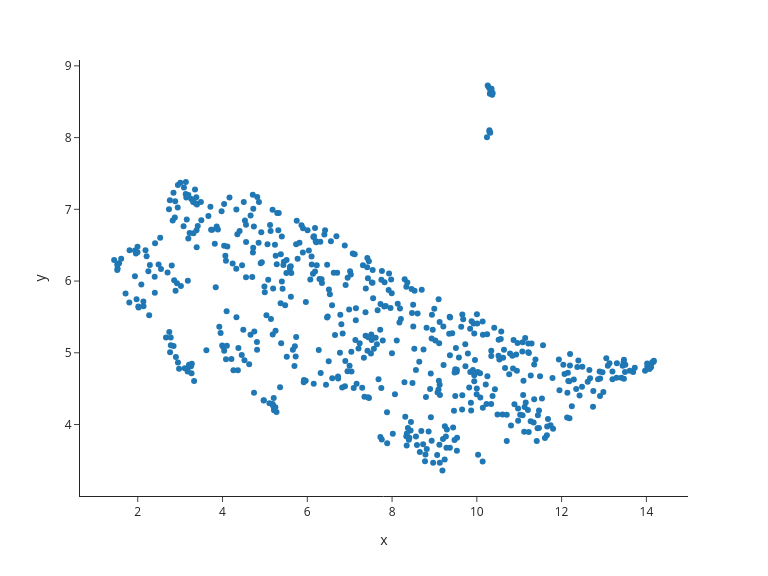

Source (notebook cell):
### Code cell
import plotly.io as pio
import cajal.utilities
import umap
import plotly.express

# Read GW distance matrix
cells, gw_dist_dict = cajal.utilities.read_gw_dists("../data/processed/noaxons_both_mouse_100pts_euclidean_GW_dmat.csv", header=True)
gw_dist = cajal.utilities.dist_mat_of_dict(gw_dist_dict)

# Compute UMAP representation
reducer = umap.UMAP(metric="precomputed", random_state=1)
embedding = reducer.fit_transform(gw_dist)
# Visualize UMAP with specified width and height
fig = plotly.express.scatter(x=embedding[:, 0],
                             y=embedding[:, 1],
                             template="simple_white",
                             hover_name=[m + ".swc" for m in cells])

# Update layout with width and height
width_inches = 8
height_inches = 6
fig.update_layout(
    width=width_inches * 96,  # 96 pixels per inch
    height=height_inches * 96,  # 96 pixels per inch
)
fig.show()

### Figure 1 — Plotly figure (JSON) as saved in the notebook; plotly's stock layout.template omitted (floating-point values rounded to 4 significant figures; data arrays with more than 128 entries replaced by an {"elided": "..."} marker saying what was removed)
{"data": [{"hovertemplate": "<b>%{hovertext}</b><br><br>x=%{x}<br>y=%{y}<extra></extra>", "hovertext": {"elided": "585 str values"}, "legendgroup": "", "marker": {"color": "#1F77B4", "symbol": "circle"}, "mode": "markers", "name": "", "orientation": "v", "showlegend": false, "type": "scatter", "x": {"elided": "585 float values"}, "xaxis": "x", "y": {"elided": "585 float values"}, "yaxis": "y"}], "layout": {"height": 576, "legend": {"tracegroupgap": 0}, "margin": {"t": 60}, "width": 768, "xaxis": {"anchor": "y", "autorange": true, "domain": [0, 1], "range": [0.6374, 14.98], "title": {"text": "x"}, "type": "linear"}, "yaxis": {"anchor": "x", "autorange": true, "domain": [0, 1], "range": [3.004, 9.082], "title": {"text": "y"}, "type": "linear"}}}
